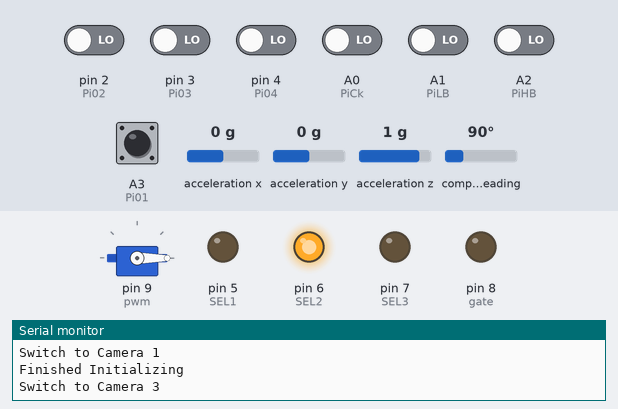
A sketch run on a simulated Arduino Uno, built with avr-gcc and run on an emulated ATmega328P. Shown: servo, output pins drawn as LEDs (lit = HIGH), the last lines printed to the serial monitor. Inputs (shaded band) come from the test bench; at power-on: A3 (Pi01) HIGH, A0 (PiCk), A1 (PiLB), A2 (PiHB), pin 2 (Pi02), pin 3 (Pi03), pin 4 (Pi04) LOW, compass heading 90°, acceleration x 0 g, acceleration y 0 g, acceleration z 1 g.

Above: at 3.2 s.
3.3 s: A0 (PiCk) driven HIGH
At 5.3 s:
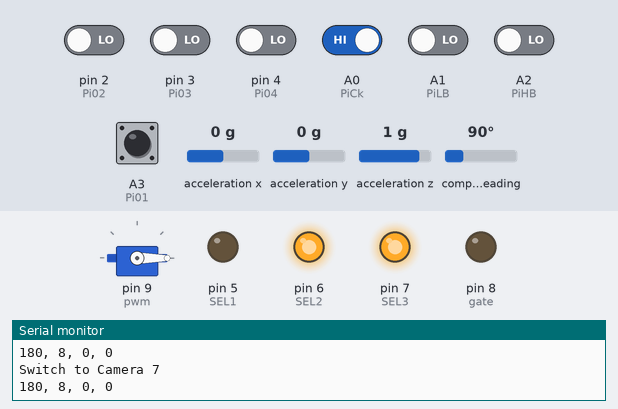
5.7 s: compass heading set to 7°
At 7.7 s:
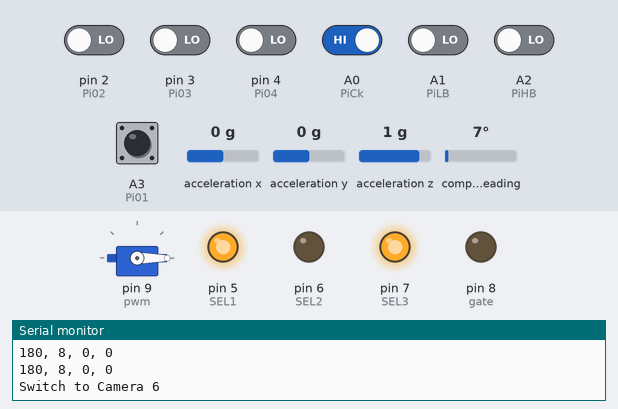
8.4 s: pin 3 (Pi03) driven HIGH
At 10.0 s:
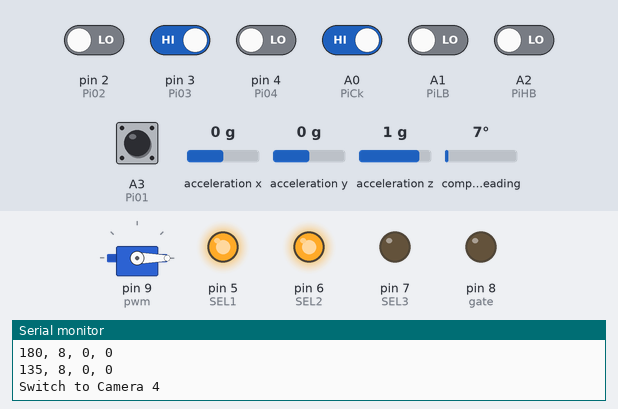
11.1 s: pin 2 (Pi02) driven HIGH
At 13.5 s:
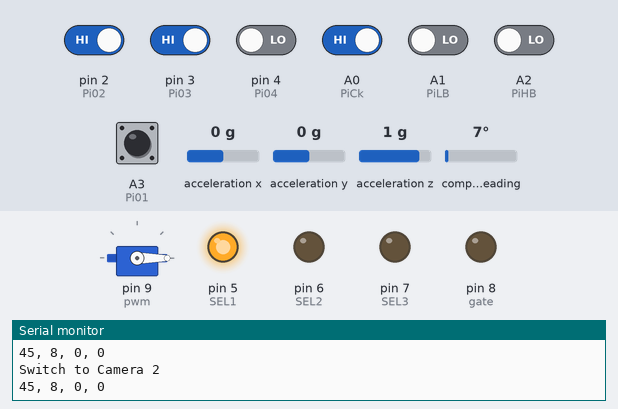
13.8 s: A1 (PiLB) driven HIGH
At 15.1 s:
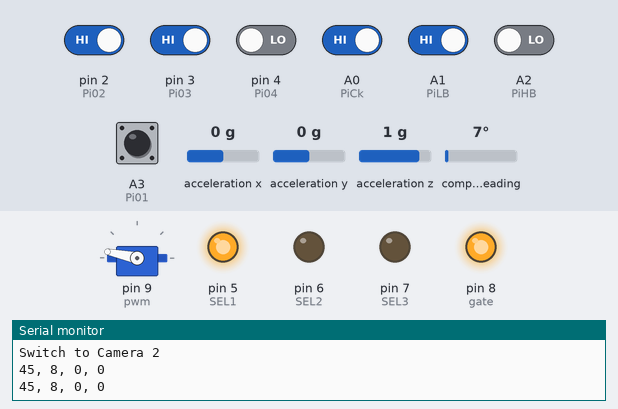
Timing chart, 0 to 16.8 s (numbered marks = the images above; inputs shaded):
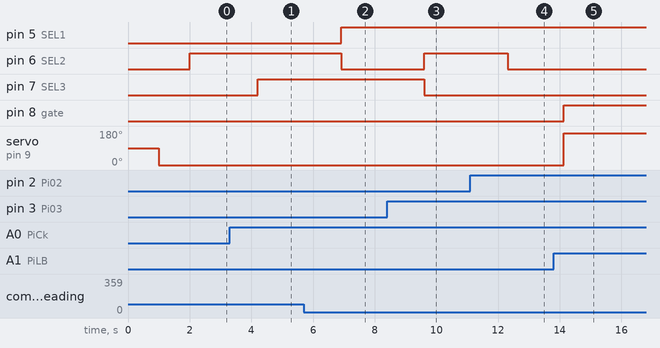

The sketch:

Octaplexer_2-1.ino
```cpp
#include <Wire.h>
#include <Adafruit_Sensor.h>
#include <Adafruit_BNO055.h>
#include <utility/imumaths.h>
#include <string.h>
#include <Servo.h>

struct CAM {
  char nm[9];
  uint8_t state;
  int low_range;
  int high_range;
  boolean enable;
};

#define PiCk  A0                      //Read or Write Data (write low)
#define PiLB  A1                      //Indicates which byte it is transmitting
#define PiHB  A2                      //Indicates which byte it is transmitting
#define Pi01  A3                      //Data Line 1
#define Pi02  2                       //Data line 2
#define Pi03  3                       //Data line 3
#define Pi04  4                       //Data line 4
//--------------
#define SEL1  5                       //Digital pin controlling SEL1
#define SEL2  6                       //Digital pin controlling SEL2
#define SEL3  7                       //Digital pin controlling SEL3
#define gate  8                       //Servo Connection MOSFET gate
#define pwm   9                       //Servo Connection PWM

#define numCams 8                     //Number of Camera's Connected
#define degreesPerCam (360/numCams)   //Calculation of degrees allocated per camera
#define declinationOffset 12.0        //Offset of Payload Zero Point (Camera 1 relative to sensor front)

/* Set the delay between fresh samples */
#define BNO055_SAMPLERATE_DELAY_MS (100)

Servo tilt;
Adafruit_BNO055 bno = Adafruit_BNO055(55);

//Prototypes
void displayCalStatus(void);
void cam1(void);
void cam2(void);
void cam3(void);
void cam4(void);
void cam5(void);
void cam6(void);
void cam7(void);
void cam8(void);
void initializeCams(void);
void switchCam(void);

//Global Variables
volatile int state;
volatile uint8_t g_sys,g_gyro,g_accel,g_mag;
volatile float absx,absy,absz;
volatile int desiredBear;
volatile int desiredTilt;
volatile int previousTilt;
volatile bool shutter;
volatile bool disIMU;
volatile int camSel_disIMU; // value 1-8

struct CAM camera1,camera2,camera3,camera4,camera5,camera6,camera7,camera8;

void setup() {
  // put your setup code here, to run once:
  Serial.begin(9600);
  Serial.println("Orientation Sensor Test"); Serial.println("");
  tilt.attach(pwm,1000,2000);
  /* Initialise the sensor */
  if(!bno.begin())
  {
    /* There was a problem detecting the BNO055 ... check your connections */
    Serial.print("Ooops, no BNO055 detected ... Check your wiring or I2C ADDR!");
    while(1);
  }
  //Initialize GPIO
  pinMode(SEL1,OUTPUT);
  pinMode(SEL2,OUTPUT);
  pinMode(SEL3,OUTPUT);

  pinMode(PiCk,INPUT);
  pinMode(PiHB,INPUT);
  pinMode(PiLB,INPUT);
  pinMode(Pi01,INPUT);
  pinMode(Pi02,INPUT);
  pinMode(Pi03,INPUT);
  pinMode(Pi04,INPUT);

  pinMode(pwm,OUTPUT);
  pinMode(gate,OUTPUT);
  delay(1000);
  updateTilt();
  digitalWrite(gate,LOW);
  initializeCams();
  cam1();

  //Initialize Globals
  absx,absy,absz = 0,0,0;
  g_sys,g_gyro,g_accel,g_mag = 0,0,0,0;
  desiredBear = 0;
  desiredTilt = 8;
  shutter = false;
  disIMU = false;

  Serial.println("Finished Initializing");
  delay(1000);
  bno.setExtCrystalUse(true);
}


void loop() {
  // put your main code here, to run repeatedly:
  /* Get a new sensor event */
  sensors_event_t event;
  bno.getEvent(&event);

  absx = event.orientation.x;
  absy = event.orientation.y;
  absz = event.orientation.z;

//  /* Display the floating point data */
//  Serial.print("X: ");
//  Serial.print(event.orientation.x, 4);
//  Serial.print("\tY: ");
//  Serial.print(event.orientation.y, 4);
//  Serial.print("\tZ: ");
//  Serial.print(event.orientation.z, 4);

  /* Optional: Display calibration status */
  displayCalStatus();

  /* New line for the next sample */
  //Serial.println("");

  /* Wait the specified delay before requesting nex data */
  //delay(BNO055_SAMPLERATE_DELAY_MS);
  readDesired();
  switchCam();

}


void displayCalStatus(void)
{
  /* Get the four calibration values (0..3) */
  /* Any sensor data reporting 0 should be ignored, */
  /* 3 means 'fully calibrated" */
  uint8_t system, gyro, accel, mag;
  system = gyro = accel = mag = 0;
  bno.getCalibration(&system, &gyro, &accel, &mag);

  /* The data should be ignored until the system calibration is > 0 */
//  Serial.print("\t");
//  if (!system)
//  {
//    Serial.print("! ");
//  }
//
//  /* Display the individual values */
//  Serial.print("Sys:");
//  Serial.print(system, DEC);
//  Serial.print(" G:");
//  Serial.print(gyro, DEC);
//  Serial.print(" A:");
//  Serial.print(accel, DEC);
//  Serial.print(" M:");
//  Serial.print(mag, DEC);

  g_sys = system;
  g_gyro = gyro;
  g_accel = accel;
  g_mag = mag;
}

void initializeCams(void){
  strcpy(camera1.nm, "Camera 1");
  camera1.state = 1;
  camera1.low_range = (float)(360 - (degreesPerCam/2));
  camera1.high_range = (float)(degreesPerCam/2);
  camera1.enable = true;
  Serial.print(camera1.nm); Serial.println(camera1.high_range);
  Serial.println(degreesPerCam);

  strcpy(camera2.nm, "Camera 2");
  camera2.state = 2;
  camera2.low_range = (float)(degreesPerCam/2);
  camera2.high_range = (float)(degreesPerCam/2*3);
  camera2.enable = true;

  strcpy(camera3.nm, "Camera 3");
  camera3.state = 3;
  camera3.low_range = camera2.high_range;
  camera3.high_range = (float)(degreesPerCam/2*5);
  camera3.enable = true;

  strcpy(camera4.nm, "Camera 4");
  camera4.state = 4;
  camera4.low_range = camera3.high_range;
  camera4.high_range = (float)(degreesPerCam/2*7);
  camera4.enable = true;

  strcpy(camera5.nm, "Camera 5");
  camera5.state = 5;
  camera5.low_range = camera4.high_range;
  camera5.high_range = (float)(degreesPerCam/2*9);
  camera5.enable = true;

  strcpy(camera6.nm, "Camera 6");
  camera6.state = 6;
  camera6.low_range = camera5.high_range;
  camera6.high_range = (float)(degreesPerCam/2*11);
  camera6.enable = true;

  strcpy(camera7.nm, "Camera 7");
  camera7.state = 7;
  camera7.low_range = camera6.high_range;
  camera7.high_range = (float)(degreesPerCam/2*13);
  camera7.enable = true;

  strcpy(camera8.nm, "Camera 8");
  camera8.state = 8;
  camera8.low_range = camera7.high_range;
  camera8.high_range = (float)(degreesPerCam/2*15);
  camera8.enable = true;
}

void updateTilt(void){
  if(shutter){
    digitalWrite(gate,HIGH);
    //tilt.writeMicroseconds(1000);
    Serial.println("Shuttering");
    return;
  }
  int tiltangle = (1000.00/15)*desiredTilt;
  digitalWrite(gate,HIGH);
  tilt.writeMicroseconds(1000+tiltangle);
  previousTilt = tiltangle;
}


void switchCam(void){
  float IMUangle = absx+declinationOffset+desiredBear;                      //360 - absx is due to the cameras numerically being in a counterclockwise direction
  while(IMUangle > 360){
    IMUangle -= 360;
  }
  if(disIMU){
    switch(camSel_disIMU){
      case 1:
        if(state != camera1.state){
          cam1();
        }
        break;
      case 2:
        if(state != camera2.state){
          cam2();
        }
        break;
      case 3:
        if(state != camera3.state){
          cam3();
        }
        break;
      case 4:
        if(state != camera4.state){
          cam4();
        }
        break;
      case 5:
        if(state != camera5.state){
          cam5();
        }
        break;
      case 6:
        if(state != camera6.state){
          cam6();
        }
        break;
      case 7:
        if(state != camera7.state){
          cam7();
        }
        break;
      case 8:
        if(state != camera8.state){
          cam8();
        }
        break;
      default:
        if(state != camera1.state){
          cam1();
        }
        break;
    }
    return;
  }
  if((camera1.high_range >= IMUangle) && (numCams >= 1)){
    if(state != camera1.state){
      cam1();
    }
  }
  else if((camera2.high_range >= IMUangle) && (numCams >= 2)){
    if(state != camera2.state){
      cam2();
    }
  }
  else if((camera3.high_range >= IMUangle) && (numCams >= 3)){
    if(state != camera3.state){
      cam3();
    }
  }
  else if((camera4.high_range >= IMUangle) && (numCams >= 4)){
    if(state != camera4.state){
      cam4();
    }
  }
  else if((camera5.high_range >= IMUangle) && (numCams >= 5)){
    if(state != camera5.state){
      cam5();
    }
  }
  else if((camera6.high_range >= IMUangle) && (numCams >= 6)){
    if(state != camera6.state){
      cam6();
    }
  }
  else if((camera7.high_range >= IMUangle) && (numCams >= 7)){
    if(state != camera7.state){
      cam7();
    }
  }
  else if((camera8.high_range >= IMUangle) && (numCams >= 8)){
    if(state != camera8.state){
      cam8();
    }
  }
  else{
    if(state != camera1.state){
      cam1();
    }
  }
}

void cam1(void){
  Serial.print("Switch to ");Serial.println(camera1.nm);
  digitalWrite(SEL1,LOW);
  digitalWrite(SEL2,LOW);
  digitalWrite(SEL3,LOW);
  state = camera1.state;
}
void cam2(void){
  Serial.println("Switch to Camera 2");
  digitalWrite(SEL1,HIGH);
  digitalWrite(SEL2,LOW);
  digitalWrite(SEL3,LOW);
  state = 2;
}
void cam3(void){
  Serial.println("Switch to Camera 3");
  digitalWrite(SEL1,LOW);
  digitalWrite(SEL2,HIGH);
  digitalWrite(SEL3,LOW);
  state = 3;
}
void cam4(void){
  Serial.println("Switch to Camera 4");
  digitalWrite(SEL1,HIGH);
  digitalWrite(SEL2,HIGH);
  digitalWrite(SEL3,LOW);
  state = 4;
}
void cam5(void){
  Serial.println("Switch to Camera 5");
  digitalWrite(SEL1,LOW);
  digitalWrite(SEL2,LOW);
  digitalWrite(SEL3,HIGH);
  state = 5;
}
void cam6(void){
  Serial.println("Switch to Camera 6");
  digitalWrite(SEL1,HIGH);
  digitalWrite(SEL2,LOW);
  digitalWrite(SEL3,HIGH);
  state = 6;
}
void cam7(void){
  Serial.println("Switch to Camera 7");
  digitalWrite(SEL1,LOW);
  digitalWrite(SEL2,HIGH);
  digitalWrite(SEL3,HIGH);
  state = 7;
}
void cam8(void){
  Serial.println("Switch to Camera 8");
  digitalWrite(SEL1,HIGH);
  digitalWrite(SEL2,HIGH);
  digitalWrite(SEL3,HIGH);
  state = 8;
}

//Data communication between ATMEGA328P and Raspberry Pi
void readDesired(void){
  int bytesel = (digitalRead(PiHB)*10) + digitalRead(PiLB); // Decimal value that views like binary
  int data = (digitalRead(Pi01)*8) + (digitalRead(Pi02)*4) + (digitalRead(Pi03)*2) + digitalRead(Pi04);

  if(digitalRead(PiCk) == HIGH){
    switch(bytesel){
      case 0: //Update Camera Bearing Angle
        desiredBear = 360-((360.00/16)*data);
        break;
      case 1:
        desiredTilt = data;
        updateTilt();
        delay(8000);
        break;
      case 10:
        if(data == 0){
          disIMU = false;
        }
        else{
          disIMU = true;
          camSel_disIMU = data;
        }
        break;
      case 11:
         if(data == 0){
          shutter = false;
        }
        else{
          shutter = true;
          updateTilt();
        }
        break;
      default:
        break;
    }
  delay(900);
  digitalWrite(gate,LOW);
  Serial.print(desiredBear);Serial.print(", ");Serial.print(desiredTilt);Serial.print(", ");Serial.print(disIMU);Serial.print(", ");Serial.println(shutter);
  }
}
```

Measured:
- after the input at 3.3 s, pin 7 (SEL3): LOW → HIGH after 0.90 s
- after the input at 5.7 s, pin 5 (SEL1): LOW → HIGH after 1.2 s; pin 6 (SEL2): HIGH → LOW after 1.2 s
- after the input at 8.4 s, pin 6 (SEL2): LOW → HIGH after 1.2 s; pin 7 (SEL3): HIGH → LOW after 1.2 s
- after the input at 11.1 s, pin 6 (SEL2): HIGH → LOW after 1.2 s
- after the input at 13.8 s, pin 8 (gate): LOW → HIGH after 0.33 s; servo on pin 9 (pwm): 0° → 168° after 0.33 s
